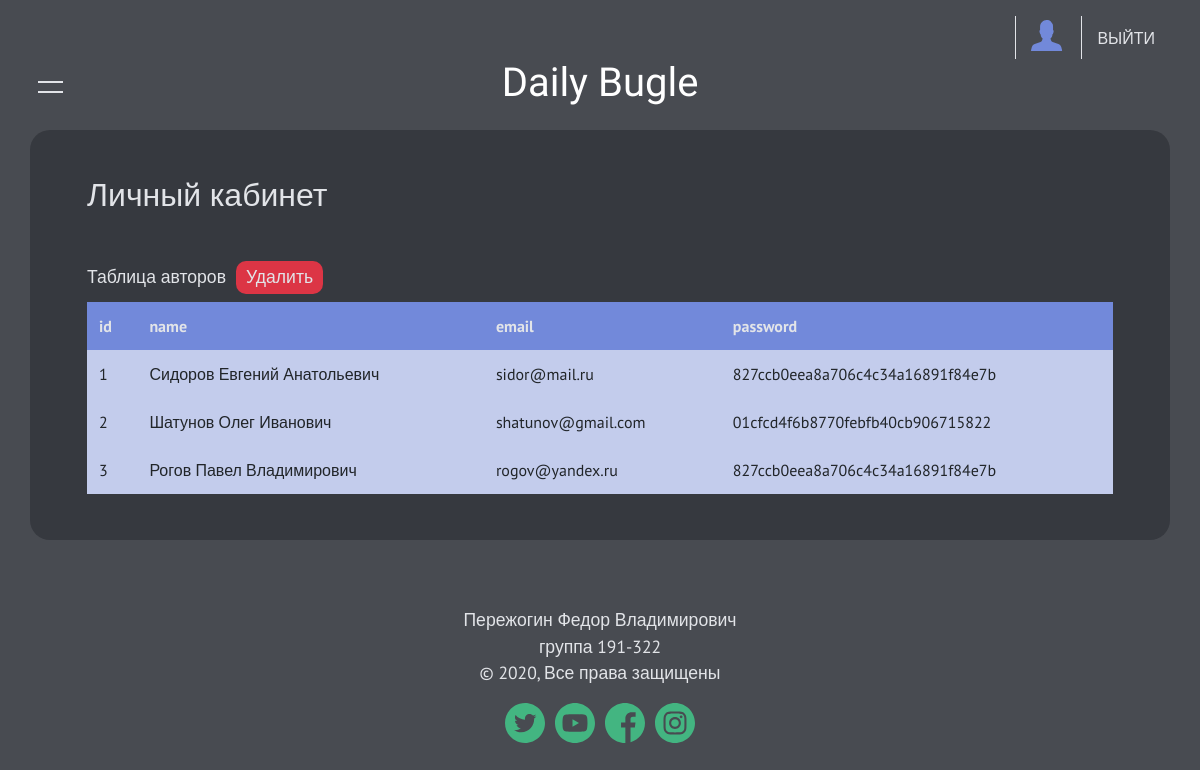
Screenshot of /site/profile.php?who=authors (signed in) with the database file from the repository.
### tables this page shows
CREATE TABLE `authors` (
  `id` int(11) NOT NULL,
  `name` varchar(255) DEFAULT NULL,
  `email` varchar(255) DEFAULT NULL,
  `password` varchar(255) DEFAULT NULL
);

### site/php/urls/admin.php (the view, shortened to what this page needs)
<?php
  if(!isset($_GET["who"])) {
		echo '<section class="profile">
			<div class="main-inner mt-5 mb-2 flex-wrap">
				<a class="main-inner__btn main-inner__btn_edit mb-2" href="?who=authors">ТАБЛИЦА АВТОРОВ</a>
				<a class="main-inner__btn main-inner__btn_edit mb-2" href="?who=users">ТАБЛИЦА ПОЛЬЗОВАТЕЛЕЙ</a>
				<a class="main-inner__btn main-inner__btn_edit mb-2" href="?who=articles">ТАБЛИЦА СТАТЕЙ</a>
			</div>
		</section>';
	}
  else{
    switch($_GET["who"]){
      case "authors":
        $arr = mysqli_fetch_all(mysqli_query($connect, "SELECT * FROM `authors`"));
        $names = mysqli_fetch_assoc(mysqli_query($connect, "SELECT * FROM `authors`"));
				echo '<section class="profile" id="table-authors">
				<div class="main-inner mt-5 mb-2">
				<p class="main-inner__title mb-0">Таблица авторов</p>
				<button type="button" class="d-none main-inner__btn main-inner__btn_del" data-backdrop="static" data-keyboard="false" data-toggle="modal"
					data-target="#update-data">
					<span class="main-inner__btn_disable">Удалить</span>
					<img class="main-inner__img" src="php/files/ico/delete.svg" alt="Удаление">
				</button>
				<button type="button" class="main-inner__btn main-inner__btn_del" data-backdrop="static" data-keyboard="false" data-toggle="modal"
					data-target="#update-data">
					<span class="main-inner__btn_disable">Удалить</span>
					<img class="main-inner__img" src="php/files/ico/delete.svg" alt="Удаление">
				</button>
			</div>';
        echo "<div class='table-responsive scrollbar'><table class = 'table'>
        <thead>
          <tr>";
            for($i = 0; $i < count(array_keys($names)); $i++){
              echo "<th scope='col'>".array_keys($names)[$i]."</th>";
            }
          echo "</tr>
        </thead>
        <tbody>";
          foreach($arr as $value){
            echo "<tr>";
            for($i = 0; $i < count(array_keys($value)); $i++){
              echo "<td>".$value[array_keys($value)[$i]]."</td>";
            }
            echo "</tr>";
          }
        echo "</tbody>
      </table></div></section>";
        break;
    }
  }
?>

### site/css/main.css (style rules this page uses)
* { padding:0;margin:0;border:0 }
*,*:before,*:after { -webkit-box-sizing:border-box;box-sizing:border-box }
input,button,textarea { font-family:inherit }
button { cursor:pointer }
.scrollbar { -ms-overflow-style:none }
.scrollbar { overflow:-moz-scrollbars-none }
html { height:100% }
body { font-family:PT Sans,sans-serif;background:#484b51;display:-webkit-box;display:-ms-flexbox;display:flex;-webkit-box-orient:vertical;-webkit-box-direction:normal;-ms-flex-direction:column;flex-direction:column;min-height:100% }
.my-container { width:95%;margin:0 auto }
.main-inner { display:-webkit-box;display:-ms-flexbox;display:flex;-webkit-box-align:center;-ms-flex-align:center;align-items:center;font-size:1.1rem }
.main-inner__btn { color:#E2E4E8;outline:none !important;border-radius:10px;padding:3px 10px;margin-left:10px }
.main-inner__btn_del { background:#dc3545;-webkit-transition:.3s;transition:.3s }
.profile { width:100% }
.table td { background:#c3ccec;border:0 !important }
.table th { background:#7289DA;color:#E2E4E8;border:0 !important }
@media (max-width: 1215px) { .table th { top:55px } }

### rows the page displays
authors: id "1", name "Сидоров Евгений Анатольевич", email "sidor@mail.ru", password "827ccb0eea8a706c4c34a16891f84e7b"
authors: id "2", name "Шатунов Олег Иванович", email "shatunov@gmail.com", password "01cfcd4f6b8770febfb40cb906715822"
authors: id "3", name "Рогов Павел Владимирович", email "rogov@yandex.ru", password "827ccb0eea8a706c4c34a16891f84e7b"

### other values shown
array_keys($names)[$i] "id"
array_keys($names)[$i] "name"
array_keys($names)[$i] "email"
array_keys($names)[$i] "password"
